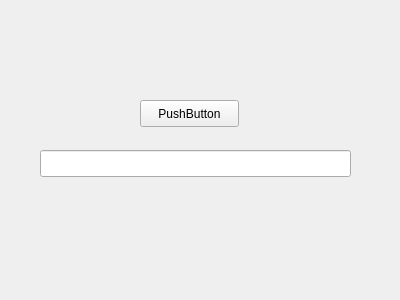
<?xml version="1.0" encoding="UTF-8"?>
<ui version="4.0">
 <class>Widget</class>
 <widget class="QWidget" name="Widget">
  <property name="geometry">
   <rect>
    <x>0</x>
    <y>0</y>
    <width>400</width>
    <height>300</height>
   </rect>
  </property>
  <property name="windowTitle">
   <string>Widget</string>
  </property>
  <widget class="QPushButton" name="pushButton">
   <property name="geometry">
    <rect>
     <x>140</x>
     <y>100</y>
     <width>99</width>
     <height>27</height>
    </rect>
   </property>
   <property name="text">
    <string>PushButton</string>
   </property>
  </widget>
  <widget class="QLineEdit" name="lineEdit">
   <property name="geometry">
    <rect>
     <x>40</x>
     <y>150</y>
     <width>311</width>
     <height>27</height>
    </rect>
   </property>
  </widget>
 </widget>
 <layoutdefault spacing="6" margin="11"/>
 <resources/>
 <connections/>
</ui>
